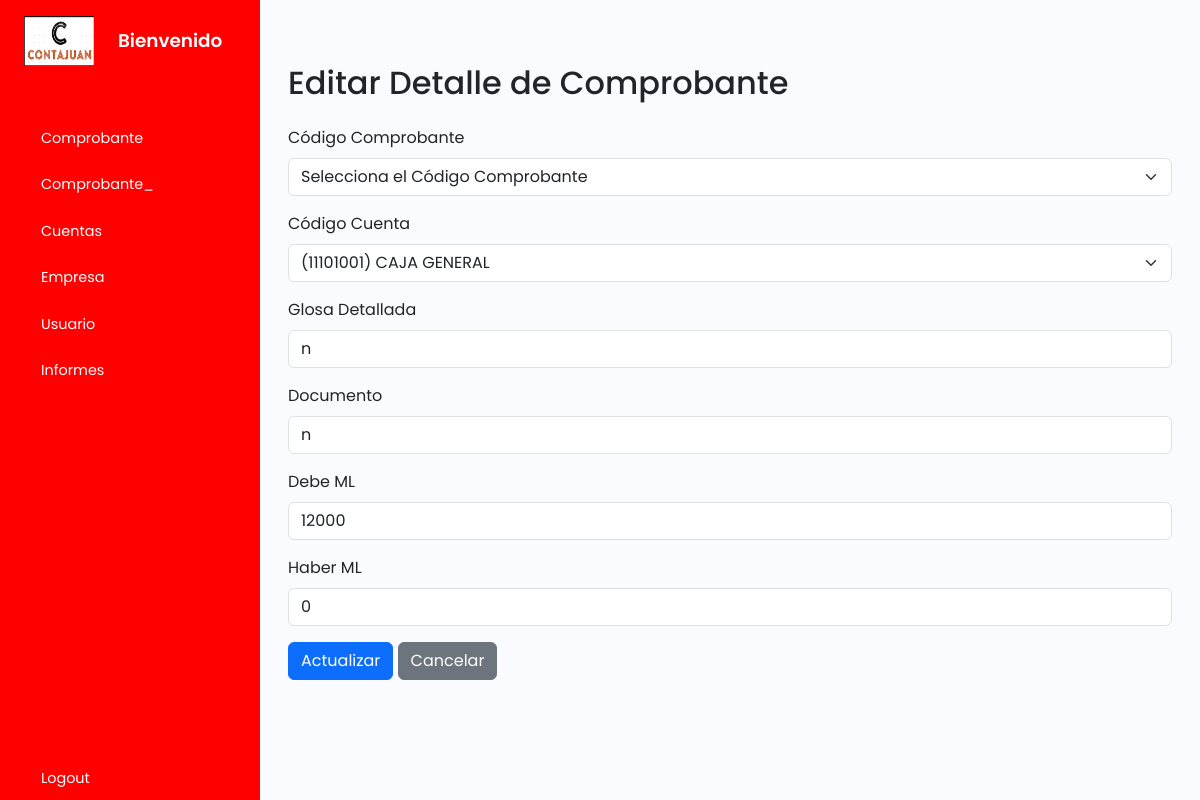
Page /tcomprobante_/update.php?id=1 on the committed database.
### tables this page shows
CREATE TABLE `tcomprobantes_` (
  `idcomprobante_` int(11) NOT NULL,
  `codcomprobante` int(11) NOT NULL,
  `codcta` int(11) NOT NULL,
  `glosad` varchar(255) NOT NULL,
  `documento` varchar(255) NOT NULL,
  `debeml` int(11) NOT NULL,
  `haberml` int(11) NOT NULL
);

### tcomprobante_/update.php (the view, shortened to what this page needs)
<?php
    include_once("../plantilla/inicio.php");
?>
        <div class="main p-3">
        <body>
<div class="container mt-5">
    <h2 class="mb-4">Editar Detalle de Comprobante</h2>
    <?php
    include '../cone.php';
    if (isset($_GET['id'])) {
        $idcomprobante_ = $_GET['id'];
        $sql = "SELECT * FROM tcomprobantes_ WHERE idcomprobante_='$idcomprobante_'";
        $result = $conn->query($sql);
        if ($result->num_rows > 0) {
            $row = $result->fetch_assoc();
        } else {
            echo "<div class='alert alert-warning' role='alert'>No se encontró el registro</div>";
            exit();
        }
    } else {
        echo "<div class='alert alert-warning' role='alert'>No se especificó un ID</div>";
        exit();
    }
    $sql_cuentas = "SELECT * FROM tcuentas";
    $result_cuentas = $conn->query($sql_cuentas);
    ?>
    <form method="post" action="update_process.php">
        <div class="mb-3">
            <label for="codcomprobante" class="form-label">Código Comprobante</label>
            <select class="form-select" id="codcomprobante" name="codcomprobante" required>
                <option value="" selected disabled>Selecciona el Código Comprobante</option>
            </select>
        </div>
        <div class="mb-3">
    <label for="codcta" class="form-label">Código Cuenta</label>
    <select class="form-select" id="codcta" name="codcta" required>
        <?php
        if ($result_cuentas->num_rows > 0) {
            while ($row_cuentas = $result_cuentas->fetch_assoc()) {
                $codigo = $row_cuentas['codigo'];
                $nombre = $row_cuentas['nombrecuenta'];
                $selected = $codigo == $row['codcta'] ? 'selected' : '';
                echo "<option value='$codigo' $selected>($codigo) $nombre</option>";
            }
        }
        ?>
    </select>
</div>
        <div class="mb-3">
            <label for="glosad" class="form-label">Glosa Detallada</label>
            <input type="text" class="form-control" id="glosad" name="glosad" value="<?php echo $row['glosad']; ?>" required>
        </div>
        <div class="mb-3">
            <label for="documento" class="form-label">Documento</label>
            <input type="text" class="form-control" id="documento" name="documento" value="<?php echo $row['documento']; ?>" required>
        </div>
        <div class="mb-3">
            <label for="debeml" class="form-label">Debe ML</label>
            <input type="text" class="form-control" id="debeml" name="debeml" value="<?php echo $row['debeml']; ?>" required>
        </div>
        <div class="mb-3">
            <label for="haberml" class="form-label">Haber ML</label>
            <input type="text" class="form-control" id="haberml" name="haberml" value="<?php echo $row['haberml']; ?>" required>
        </div>
        <button type="submit" class="btn btn-primary">Actualizar</button>
        <a href="index.php" class="btn btn-secondary">Cancelar</a>
    </form>
</div>
        </div>
    </div>
    <?php
    include_once("../plantilla/final.php");
?>

### style.css (style rules this page uses)
a { text-decoration: none; }
body { font-family: 'Poppins', sans-serif; }
.main { min-height: 100vh; width: 100%; overflow: hidden; transition: all 0.35s ease-in-out; background-color: #fafbfe; }

### rows in the picture
tcomprobantes_: glosad "n", documento "n", debeml "12000", haberml "0"
